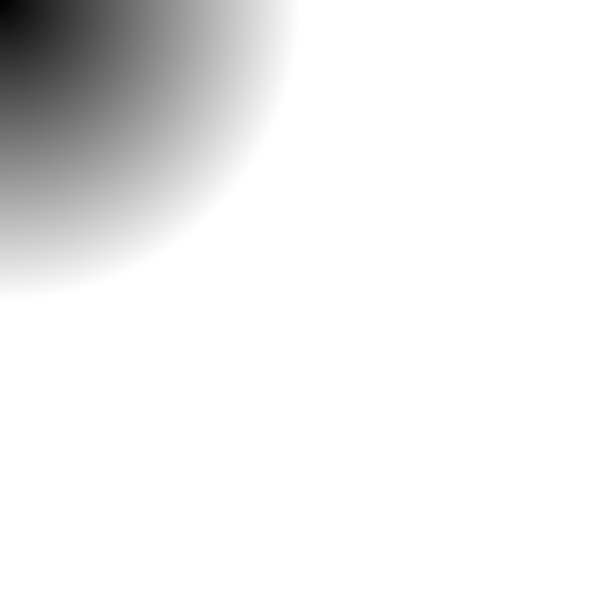
Frame 1 (no input)
Frame 60 (the mouse pressed at the canvas centre just before this capture): identical to frame 1, image omitted
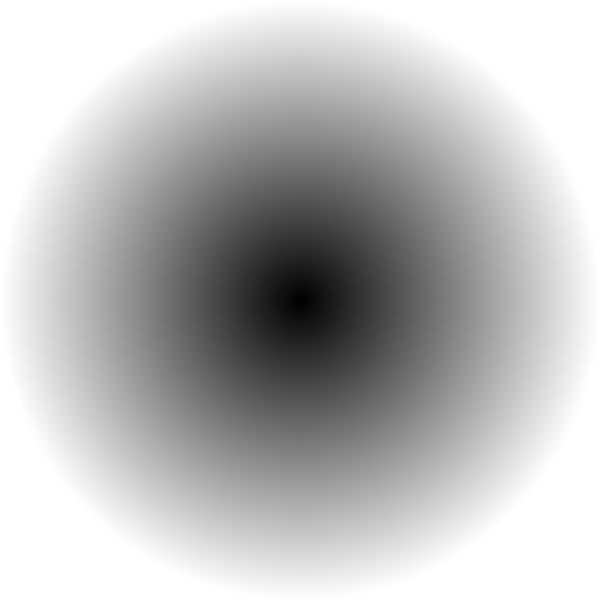
Frame 120 (the mouse held since frame 60 and released just before this capture)

The Processing sketch that drew these frames (run headless with seeded random() and noise(); from frame 60 on, the mouse is pressed at the canvas centre):

// Processing sketch: week4class2A
// ── week4class2A.pde


void setup() {
  size(600, 600);

  loadPixels(); // initiate the pixel array

  //1 change one pixel to red
  //pixels[9] = color(255,0,0); // change the color of the 10th pixel to be red

  //2 change all pixels to red
  //for(int i=0; i < pixels.length; i++){ // try changing the increment amount of i (such as i+=15)
  //   pixels[i] = color(255,0,0);
  //}

  //3 change center pixel to red
  // x + y * width ...mAgIc FoRmUlA
  //int x = width/2; // middle along x-axis
  //int y = height/2; // middle along y-axis
  //int index = x + y * width;
  //pixels[index] = color(255,0,0);

  //4 change all pixels using x and y with a nested loop
  //for(int x = 0; x < width/2; x++){
  //  for(int y = 0; y < height/2; y++){
  //    int index = x + y * width;
  //    pixels[index] = color(255,0,0);
  //  }
  //}

  //updatePixels();
}

void draw() {
  loadPixels();
  for (int x = 0; x < width; x++) { // nested loop to go through all pixel locations
    for (int y = 0; y < height; y++) {
      int index = x + y * width; //converting to index number (for the array)
      
      float d = dist(x, y, mouseX, mouseY); // get distance between pixel's loaction (x and y) and the mouse position
      float mD = map(d, 0, 300, 0, 255); // map pixel distance to range that works with color
      
      pixels[index] = color(mD); // setting color of the specific pixel at index
    }
  }


  updatePixels();
}
